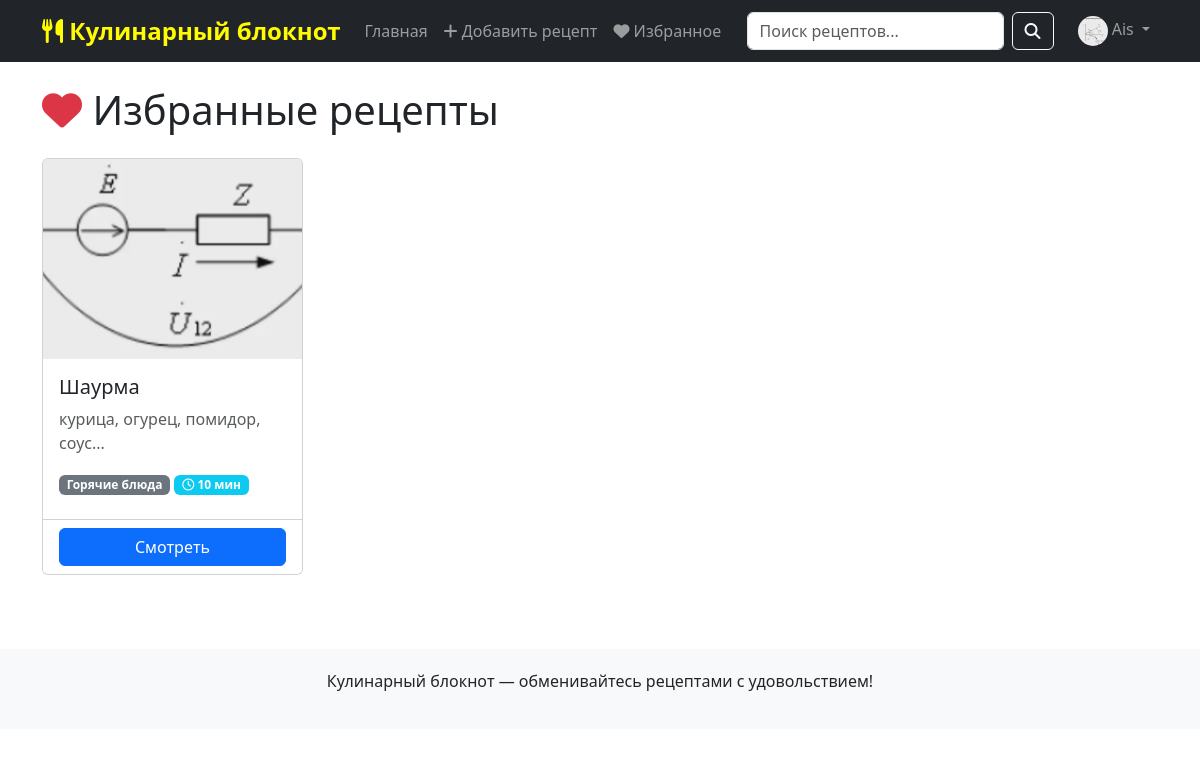
The page /recipes/favorites (signed in) on the database its author committed.
### models.py (models this page shows, shortened)
class User(UserMixin, db.Model):
    __tablename__ = 'user'
    id = db.Column(db.Integer, primary_key=True)
    username = db.Column(db.String(80), unique=True, nullable=False, index=True)
    email = db.Column(db.String(120), unique=True, nullable=False, index=True)
    password_hash = db.Column(db.String(255), nullable=False)
    role = db.Column(db.String(20), default='user')
    avatar = db.Column(db.String(200), default='uploads/avatars/default.png')
    created_at = db.Column(db.DateTime, default=datetime.utcnow)
    recipes = db.relationship('Recipe', backref='author', lazy=True, cascade='all, delete-orphan')
    comments = db.relationship('Comment', backref='author', lazy=True, cascade='all, delete-orphan')
    favorites = db.relationship('Favorite', backref='user', lazy=True, cascade='all, delete-orphan')
    def is_admin(self):
        return self.role == 'admin'

class Favorite(db.Model):
    __tablename__ = 'favorite'
    id = db.Column(db.Integer, primary_key=True)
    user_id = db.Column(db.Integer, db.ForeignKey('user.id'), nullable=False)
    recipe_id = db.Column(db.Integer, db.ForeignKey('recipe.id'), nullable=False)
    created_at = db.Column(db.DateTime, default=datetime.utcnow)
    __table_args__ = (db.UniqueConstraint('user_id', 'recipe_id', name='unique_favorite'),)

class Recipe(db.Model):
    __tablename__ = 'recipe'
    id = db.Column(db.Integer, primary_key=True)
    title = db.Column(db.String(200), nullable=False, index=True)
    description = db.Column(db.Text, nullable=False)
    ingredients = db.Column(db.Text, nullable=False)
    steps = db.Column(db.Text, nullable=False)
    cooking_time = db.Column(db.Integer, nullable=False)
    difficulty = db.Column(db.String(20), nullable=False)
    image = db.Column(db.String(200), default='uploads/recipes/placeholder.png')
    user_id = db.Column(db.Integer, db.ForeignKey('user.id'), nullable=False)
    category_id = db.Column(db.Integer, db.ForeignKey('category.id'), nullable=False)
    created_at = db.Column(db.DateTime, default=datetime.utcnow)
    views_count = db.Column(db.Integer, default=0)
    comments = db.relationship('Comment', backref='recipe', lazy=True, cascade='all, delete-orphan')
    favorited_by = db.relationship('Favorite', backref='recipe', lazy=True, cascade='all, delete-orphan')

class Category(db.Model):
    __tablename__ = 'category'
    id = db.Column(db.Integer, primary_key=True)
    name = db.Column(db.String(50), unique=True, nullable=False)
    slug = db.Column(db.String(50), unique=True, nullable=False, index=True)
    recipes = db.relationship('Recipe', backref='category', lazy=True)

### routes/recipes.py (the view)
@recipes_bp.route('/favorites')
@login_required
def favorites():
    favorites = Favorite.query.filter_by(user_id=current_user.id).order_by(Favorite.created_at.desc()).all()
    return render_template('favorites.html', favorites=favorites)

### app.py (called while the page is built)
@login_manager.user_loader
def load_user(user_id):
    return User.query.get(int(user_id))

### templates/favorites.html (shortened to what this page needs)
{% extends "base.html" %}
{% block content %}
<h1 class="mb-4"><i class="fas fa-heart text-danger"></i> Избранные рецепты</h1>
{% if favorites %}
<div class="row">
    {% for fav in favorites %}
    <div class="col-md-4 col-lg-3 mb-4">
        <div class="card recipe-card h-100">
            <img src="{{ url_for('static', filename=fav.recipe.image) }}" class="card-img-top recipe-image" alt="{{ fav.recipe.title }}" onerror="this.src='{{ url_for('static', filename='uploads/recipes/placeholder.png') }}'">
            <div class="card-body">
                <h5 class="card-title">{{ fav.recipe.title }}</h5>
                <p class="card-text text-muted">{{ fav.recipe.description[:80] }}...</p>
                <div class="mb-2">
                    <span class="badge bg-secondary">{{ fav.recipe.category.name }}</span>
                    <span class="badge bg-info"><i class="far fa-clock"></i> {{ fav.recipe.cooking_time }} мин</span>
                </div>
            </div>
            <div class="card-footer bg-white">
                <a href="{{ url_for('recipes.detail', recipe_id=fav.recipe.id) }}" class="btn btn-primary w-100">Смотреть</a>
            </div>
        </div>
    </div>
    {% endfor %}
</div>
{% endif %}
{% endblock %}

### templates/base.html (shortened to what this page needs)
<!DOCTYPE html>
<html lang="ru">
<head>
    <link href="https://cdn.jsdelivr.net/npm/bootstrap@5.3.0/dist/css/bootstrap.min.css" rel="stylesheet">
    <link rel="stylesheet" href="https://cdnjs.cloudflare.com/ajax/libs/font-awesome/6.4.0/css/all.min.css">
</head>
<body>
    <nav class="navbar navbar-expand-lg navbar-dark bg-dark">
        <div class="container">
            <a class="navbar-brand" href="{{ url_for('main.index') }}">
                <i class="fas fa-utensils"></i> Кулинарный блокнот
            </a>
            <div class="collapse navbar-collapse" id="navbarNav">
                <ul class="navbar-nav me-auto">
                    <li class="nav-item">
                        <a class="nav-link" href="{{ url_for('main.index') }}">Главная</a>
                    </li>
                    {% if current_user.is_authenticated %}
                    <li class="nav-item">
                        <a class="nav-link" href="{{ url_for('recipes.new') }}">
                            <i class="fas fa-plus"></i> Добавить рецепт
                        </a>
                    </li>
                    <li class="nav-item">
                        <a class="nav-link" href="{{ url_for('recipes.favorites') }}">
                            <i class="fas fa-heart"></i> Избранное
                        </a>
                    </li>
                    {% endif %}
                </ul>
                <form class="d-flex me-3" action="{{ url_for('main.search') }}" method="get">
                    <input class="form-control me-2" type="search" name="q" placeholder="Поиск рецептов..." aria-label="Search">
                    <button class="btn btn-outline-light" type="submit"><i class="fas fa-search"></i></button>
                </form>
                <ul class="navbar-nav">
                    {% if current_user.is_authenticated %}
                    <li class="nav-item dropdown">
                        <a class="nav-link dropdown-toggle" href="#" role="button" data-bs-toggle="dropdown">
                            {% if current_user.avatar and current_user.avatar != 'uploads/avatars/default.png' %}
                                <img src="{{ url_for('static', filename=current_user.avatar) }}" style="width: 30px; height: 30px; border-radius: 50%; object-fit: cover;">
                            {% else %}
                                <i class="fas fa-user-circle"></i>
                            {% endif %}
                            {{ current_user.username }}
                        </a>
                    </li>
                    {% endif %}
                </ul>
            </div>
        </div>
    </nav>
    <main class="container my-4">
        {% block content %}{% endblock %}
    </main>
    <footer>
        <div class="container text-center">
            <p>Кулинарный блокнот — обменивайтесь рецептами с удовольствием!</p>
        </div>
    </footer>
</body>
</html>

### templates/base.html (style rules this page uses)
.recipe-card { transition: transform 0.2s; height: 100%; }
.recipe-image { height: 200px; object-fit: cover; }
.navbar-brand { color: #fffb00; font-weight: bold; font-size: 1.5rem; }
footer { margin-top: 50px; padding: 20px 0; background-color: #f8f9fa; }

### rows shown on the page
User: avatar (picture), username "Ais"
Favorite: image (picture), recipe "Шаурма", recipe "курица, огурец, помидор, соус", recipe.category.name "Горячие блюда", recipe.cooking_time "10"
